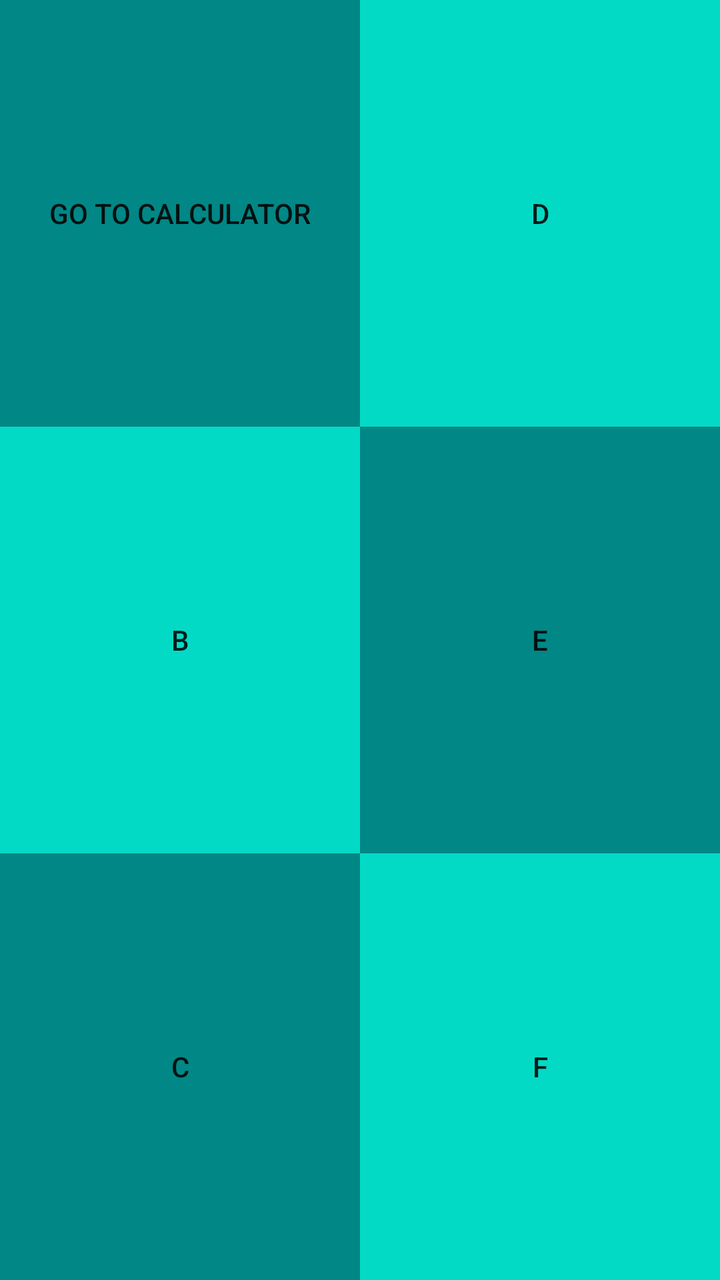
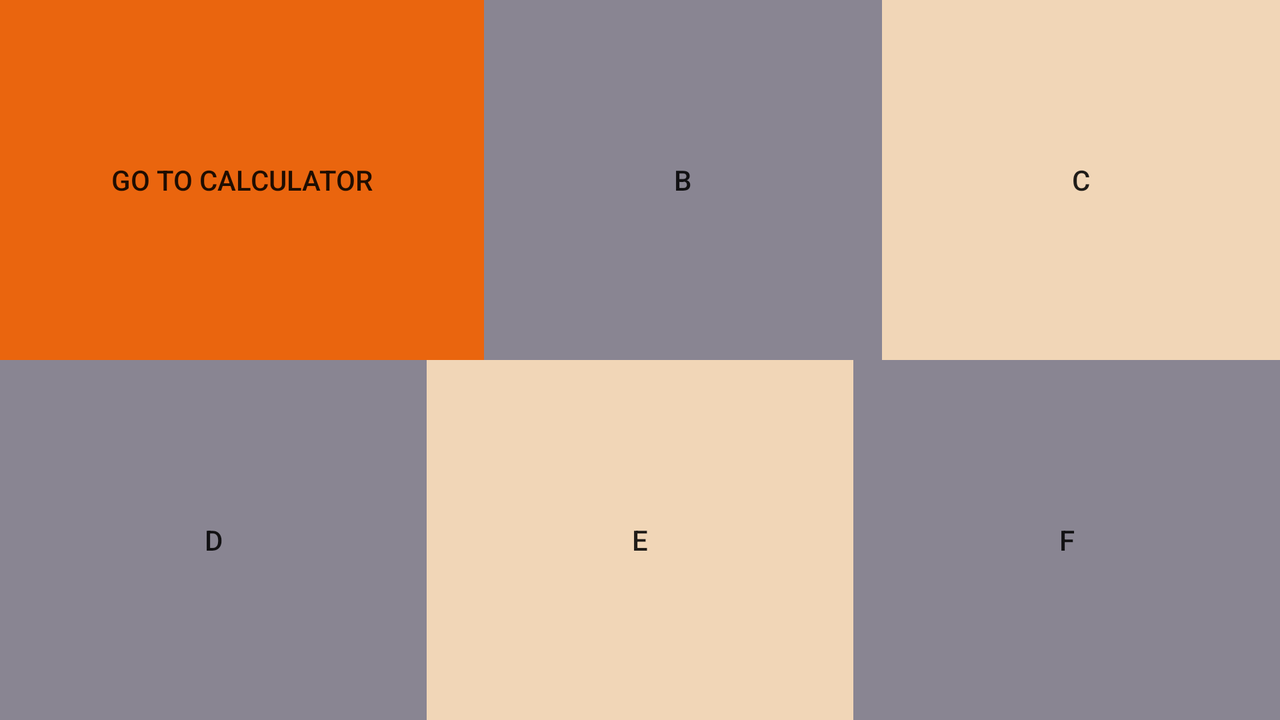

An Android layout and its configuration variant, each rendered on a device that would load it. The default file and the variant file are quoted in full after the pictures.
<!-- AndroidManifest.xml: application theme Theme.MET04_TEST -->
<!-- res/layout/activity_main.xml -->
<?xml version="1.0" encoding="utf-8"?>
<android.support.constraint.ConstraintLayout xmlns:android="http://schemas.android.com/apk/res/android"
    xmlns:app="http://schemas.android.com/apk/res-auto"
    xmlns:tools="http://schemas.android.com/tools"
    android:layout_width="match_parent"
    android:layout_height="match_parent"
    tools:context=".MainActivity"
    >
    <LinearLayout
        android:layout_width="match_parent"
        android:layout_height="match_parent"
        android:weightSum="500"
        android:orientation="horizontal">

        <LinearLayout
            android:layout_width="match_parent"
            android:layout_height="match_parent"
            android:layout_weight="250"
            android:weightSum="900"
            android:orientation="vertical">

            <Button
                android:id="@+id/calculator"
                android:layout_width="match_parent"
                android:layout_height="wrap_content"
                android:layout_weight="300"
                android:background="@color/teal_700"
                android:text="GO TO CALCULATOR"></Button>

            <Button
                android:layout_width="match_parent"
                android:layout_height="wrap_content"
                android:background="@color/teal_200"
                android:text="B"
                android:layout_weight="300"
                ></Button>
            <Button
                android:layout_width="match_parent"
                android:layout_height="wrap_content"
                android:background="@color/teal_700"
                android:text="C"
                android:layout_weight="300"
                ></Button>

        </LinearLayout>

        <LinearLayout
            android:layout_width="match_parent"
            android:layout_height="match_parent"
            android:layout_weight="250"
            android:weightSum="900"
            android:orientation="vertical">

            <Button
                android:layout_width="match_parent"
                android:layout_height="wrap_content"
                android:background="@color/teal_200"
                android:text="D"
                android:layout_weight="300"
                ></Button>
            <Button
                android:layout_width="match_parent"
                android:layout_height="wrap_content"
                android:background="@color/teal_700"
                android:text="E"
                android:layout_weight="300"
                ></Button>
            <Button
                android:layout_width="match_parent"
                android:layout_height="wrap_content"
                android:background="@color/teal_200"
                android:text="F"
                android:layout_weight="300"
                ></Button>

        </LinearLayout>




    </LinearLayout>

</android.support.constraint.ConstraintLayout>
<!-- resources referenced by this layout -->
<resources>
  <color name="teal_200">#FF03DAC5</color>
  <color name="teal_700">#FF018786</color>
  <style name="Theme.MET04_TEST" parent="Theme.AppCompat.Light.DarkActionBar">
          
          <item name="colorPrimary">@color/purple_500</item>
          <item name="colorPrimaryDark">@color/purple_700</item>
          <item name="colorAccent">@color/teal_200</item>
          
      </style>
  <color name="purple_500">#FF6200EE</color>
  <color name="purple_700">#FF3700B3</color>
</resources>
<!-- res/layout-land/activity_main.xml (the repository's variant of the layout above) -->
<!-- drawn on the phone turned sideways -->
<?xml version="1.0" encoding="utf-8"?>
<android.support.constraint.ConstraintLayout xmlns:android="http://schemas.android.com/apk/res/android"
    xmlns:app="http://schemas.android.com/apk/res-auto"
    xmlns:tools="http://schemas.android.com/tools"
    android:layout_width="match_parent"
    android:layout_height="match_parent"
    tools:context=".MainActivity"
    >
    <LinearLayout
        android:layout_width="match_parent"
        android:layout_height="match_parent"
        android:weightSum="500"
        android:orientation="vertical">

        <LinearLayout
            android:layout_width="match_parent"
            android:layout_height="match_parent"
            android:layout_weight="250"
            android:weightSum="900"
            android:orientation="horizontal">

            <Button
                android:id="@+id/calculator"
                android:layout_width="wrap_content"
                android:layout_height="match_parent"
                android:layout_weight="300"
                android:background="@color/orange"
                android:text="GO TO CALCULATOR"
                ></Button>

            <Button
                android:layout_width="wrap_content"
                android:layout_height="match_parent"
                android:background="@color/grey_1"
                android:text="B"
                android:layout_weight="300"
                ></Button>
            <Button
                android:layout_width="wrap_content"
                android:layout_height="match_parent"
                android:background="@color/grey_2"
                android:text="C"
                android:layout_weight="300"
                ></Button>

        </LinearLayout>

        <LinearLayout
            android:layout_width="match_parent"
            android:layout_height="match_parent"
            android:layout_weight="250"
            android:weightSum="900"
            android:orientation="horizontal">

            <Button
                android:layout_width="wrap_content"
                android:layout_height="match_parent"
                android:background="@color/grey_1"
                android:text="D"
                android:layout_weight="300"
                ></Button>
            <Button
                android:layout_width="wrap_content"
                android:layout_height="match_parent"
                android:background="@color/grey_2"
                android:text="E"
                android:layout_weight="300"
                ></Button>
            <Button
                android:layout_width="wrap_content"
                android:layout_height="match_parent"
                android:background="@color/grey_1"
                android:text="F"
                android:layout_weight="300"
                ></Button>

        </LinearLayout>




    </LinearLayout>

</android.support.constraint.ConstraintLayout>
<!-- resources referenced by the variant -->
<!-- as the phone turned sideways resolves them -->
<resources>
  <color name="grey_1">#898592</color>
  <color name="grey_2">#F1D6B7</color>
  <color name="orange">#EA650E</color>
  <style name="Theme.MET04_TEST" parent="Theme.AppCompat.Light.DarkActionBar">
          
          <item name="colorPrimary">@color/purple_500</item>
          <item name="colorPrimaryDark">@color/purple_700</item>
          <item name="colorAccent">@color/teal_200</item>
          
      </style>
  <color name="purple_500">#FF6200EE</color>
  <color name="purple_700">#FF3700B3</color>
  <color name="teal_200">#FF03DAC5</color>
</resources>
